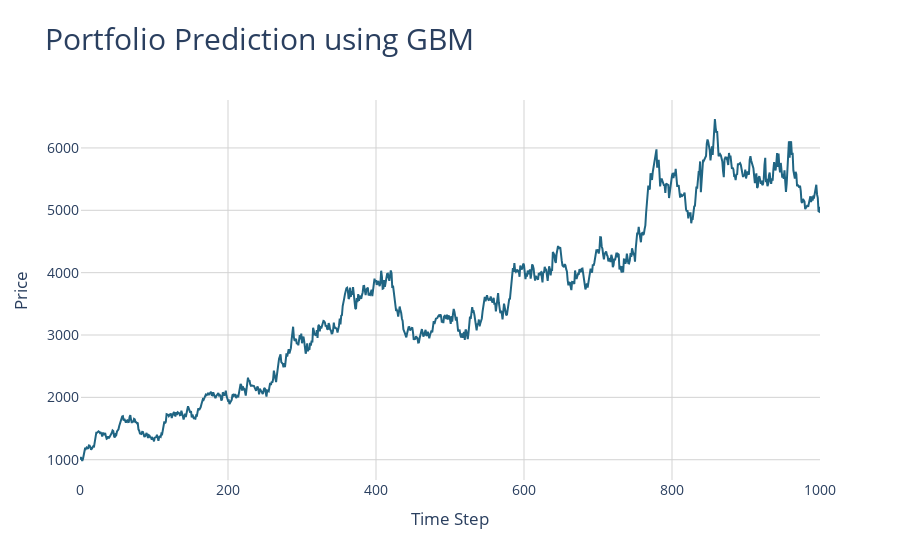

The code cell stored with this chart in its notebook:
### Code cell
# Create the plot
fig = go.Figure()

# Add the simulated prices line
fig.add_trace(go.Scatter(
    x=list(range(len(portfolio_value))),
    y=portfolio_value,
    mode='lines',
    name='Simulated Prices',
    line=dict(color='#206583', width=2)
))

# Update layout for aesthetics
fig.update_layout(
    title={
        'text': 'Portfolio Prediction using GBM',
        'font': {
            'size': 30
        }
    },
    xaxis_title='Time Step',
    yaxis_title='Price',
    font=dict(size=14),
    plot_bgcolor='white',
    xaxis=dict(showgrid=True, gridcolor='lightgrey'),
    yaxis=dict(showgrid=True, gridcolor='lightgrey')
)

### Figure 1 — Plotly figure (JSON) as saved in the notebook; plotly's stock layout.template omitted (floating-point values rounded to 4 significant figures; data arrays with more than 128 entries replaced by an {"elided": "..."} marker saying what was removed)
{"data": [{"line": {"color": "#206583", "width": 2}, "mode": "lines", "name": "Simulated Prices", "type": "scatter", "x": {"elided": "1001 int values"}, "y": {"elided": "1001 float values"}}], "layout": {"font": {"size": 14}, "plot_bgcolor": "white", "title": {"font": {"size": 30}, "text": "Portfolio Prediction using GBM"}, "xaxis": {"gridcolor": "lightgrey", "showgrid": true, "title": {"text": "Time Step"}}, "yaxis": {"gridcolor": "lightgrey", "showgrid": true, "title": {"text": "Price"}}}}
